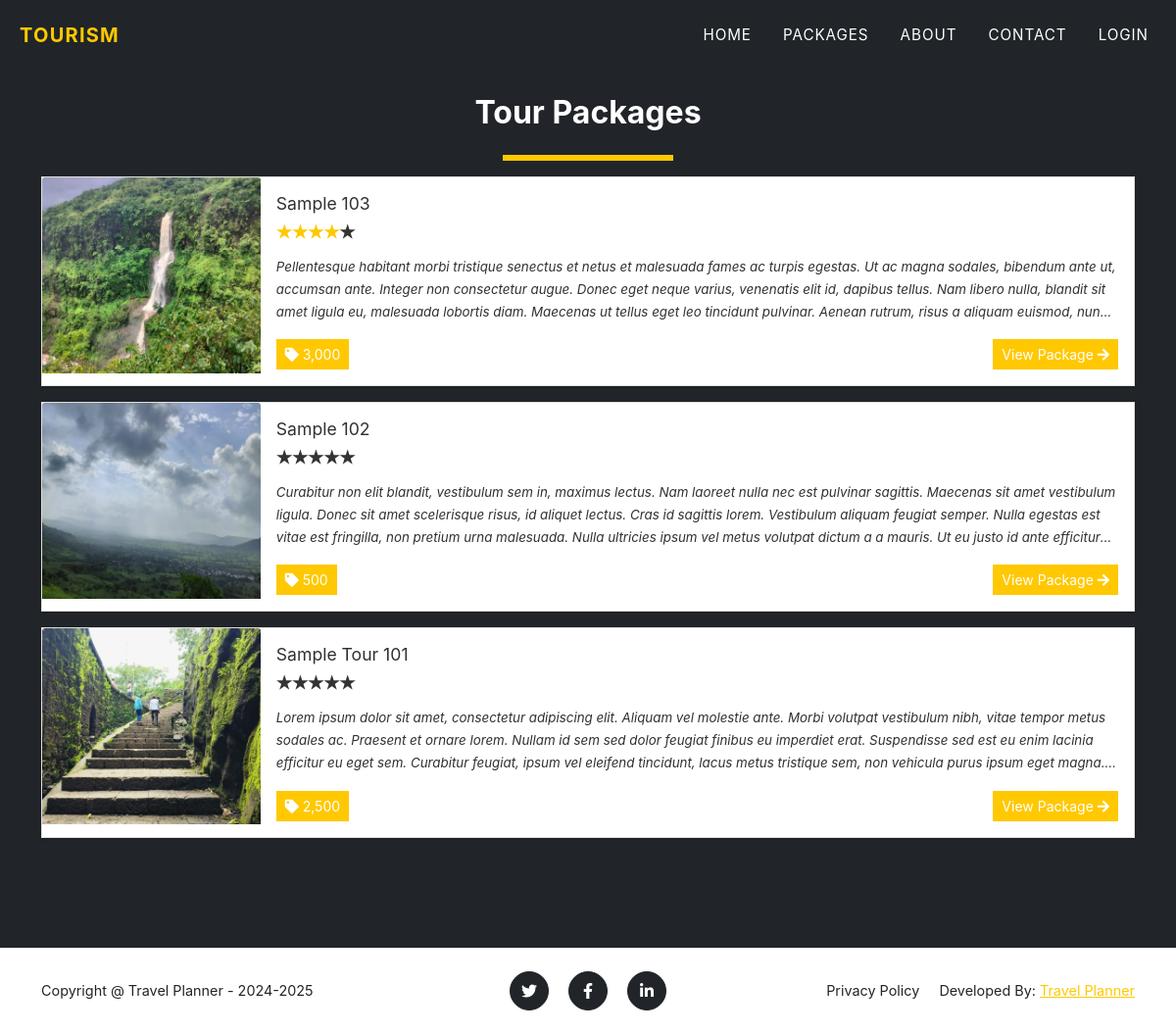
The page /?page=packages on the database as committed earlier.
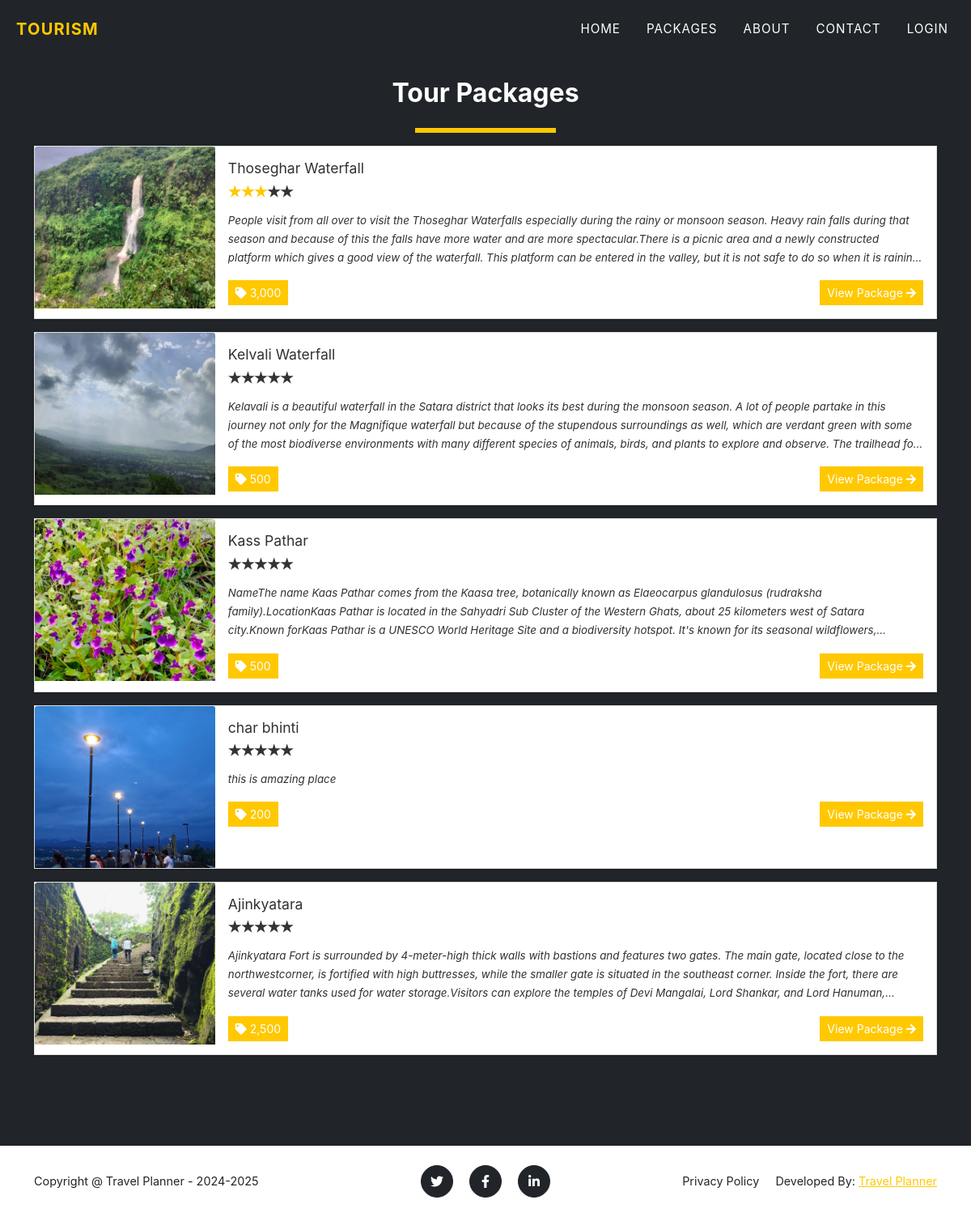
The same page on the database as committed later.
### tables this page shows
CREATE TABLE `packages` (
  `id` int(30) NOT NULL,
  `title` text DEFAULT NULL,
  `tour_location` text DEFAULT NULL,
  `cost` double NOT NULL,
  `description` text DEFAULT NULL,
  `upload_path` text DEFAULT NULL,
  `status` tinyint(4) NOT NULL DEFAULT 1 COMMENT '1 =active ,2 = Inactive',
  `date_created` datetime NOT NULL DEFAULT current_timestamp()
);

### config.php (called while the page is built, shortened)
<?php
function validate_image($file){
	if(!empty($file)){
		if(is_file(base_app.$file)){
			return base_url.$file;
		}else{
			return base_url.'dist/img/no-image-available.png';
		}
	}else{
		return base_url.'dist/img/no-image-available.png';
	}
}
?>

### packages.php (the view)
<section class="page-section bg-dark" id="home">
	<div class="container">
		<h2 class="text-center">Tour Packages</h2>
	<div class="d-flex w-100 justify-content-center">
		<hr class="border-warning" style="border:3px solid" width="15%">
	</div>
	<div class="w-100">
		<?php
		$packages = $conn->query("SELECT * FROM `packages` order by rand() ");
			while($row = $packages->fetch_assoc() ):
				$cover='';
				if(is_dir(base_app.'uploads/package_'.$row['id'])){
					$img = scandir(base_app.'uploads/package_'.$row['id']);
					$k = array_search('.',$img);
					if($k !== false)
						unset($img[$k]);
					$k = array_search('..',$img);
					if($k !== false)
						unset($img[$k]);
					$cover = isset($img[2]) ? 'uploads/package_'.$row['id'].'/'.$img[2] : "";
				}
				$row['description'] = strip_tags(stripslashes(html_entity_decode($row['description'])));
				$review = $conn->query("SELECT * FROM `rate_review` where package_id='{$row['id']}'");
				$review_count =$review->num_rows;
				$rate = 0;
				while($r= $review->fetch_assoc()){
					$rate += $r['rate'];
				}
				if($rate > 0 && $review_count > 0)
				$rate = number_format($rate/$review_count,0,"");
		?>
			<div class="card d-flex w-100 rounded-0 mb-3 package-item">
				<img class="card-img-top" src="<?php echo validate_image($cover) ?>" alt="<?php echo $row['title'] ?>" height="200rem" style="object-fit:cover">
				<div class="card-body">
				<h5 class="card-title truncate-1"><?php echo $row['title'] ?></h5>
				<div class=" w-100 d-flex justify-content-start">
				<form action="">
					<div class="stars stars-small">
							<input disabled class="star star-5" id="star-5" type="radio" name="star" <?php echo $rate == 5 ? "checked" : '' ?>/> <label class="star star-5" for="star-5"></label>
							<input disabled class="star star-4" id="star-4" type="radio" name="star" <?php echo $rate == 4 ? "checked" : '' ?>/> <label class="star star-4" for="star-4"></label>
							<input disabled class="star star-3" id="star-3" type="radio" name="star" <?php echo $rate == 3 ? "checked" : '' ?>/> <label class="star star-3" for="star-3"></label>
							<input disabled class="star star-2" id="star-2" type="radio" name="star" <?php echo $rate == 2 ? "checked" : '' ?>/> <label class="star star-2" for="star-2"></label>
							<input disabled class="star star-1" id="star-1" type="radio" name="star" <?php echo $rate == 1 ? "checked" : '' ?>/> <label class="star star-1" for="star-1"></label>
					</div>
				</form>
				</div>
				<p class="card-text truncate"><?php echo $row['description'] ?></p>
				<div class="w-100 d-flex justify-content-between">
					<span class="rounded-0 btn btn-flat btn-sm btn-primary"><i class="fa fa-tag"></i> <?php echo number_format($row['cost']) ?></span>
					<a href="./?page=view_package&id=<?php echo md5($row['id']) ?>" class="btn btn-sm btn-flat btn-warning">View Package <i class="fa fa-arrow-right"></i></a>
				</div>
				</div>
			</div>
		<?php endwhile; ?>
	</div>
	</div>
</section>

### index.php (shortened to what this page needs)
<!DOCTYPE html>
<html lang="en" class="" style="height: auto;">
<?php require_once('config.php'); ?>
 <?php require_once('inc/header.php') ?>
  <body class="hold-transition layout-top-nav" >
     <?php $page = isset($_GET['page']) ? $_GET['page'] : 'portal';  ?>
     <?php require_once('inc/topBarNav.php') ?>
     <?php
        if(!file_exists($page.".php") && !is_dir($page)){
            include '404.html';
        }else{
          if(is_dir($page))
            include $page.'/index.php';
          else
            include $page.'.php';
        }
      ?>
      <?php require_once('inc/footer.php') ?>
  </body>
</html>

### inc/header.php (shortened to what this page needs)
<head>
    <link rel="stylesheet" href="<?php echo base_url ?>plugins/fontawesome-free/css/all.min.css">
    <link rel="stylesheet" href="<?php echo base_url ?>plugins/tempusdominus-bootstrap-4/css/tempusdominus-bootstrap-4.min.css">
  <link rel="stylesheet" href="<?php echo base_url ?>plugins/datatables-bs4/css/dataTables.bootstrap4.min.css">
  <link rel="stylesheet" href="<?php echo base_url ?>plugins/datatables-responsive/css/responsive.bootstrap4.min.css">
  <link rel="stylesheet" href="<?php echo base_url ?>plugins/datatables-buttons/css/buttons.bootstrap4.min.css">
  <link rel="stylesheet" href="<?php echo base_url ?>plugins/select2/css/select2.min.css">
  <link rel="stylesheet" href="<?php echo base_url ?>plugins/select2-bootstrap4-theme/select2-bootstrap4.min.css">
    <link rel="stylesheet" href="<?php echo base_url ?>plugins/icheck-bootstrap/icheck-bootstrap.min.css">
    <link rel="stylesheet" href="<?php echo base_url ?>plugins/jqvmap/jqvmap.min.css">
    <link rel="stylesheet" href="<?php echo base_url ?>dist/css/adminlte.css">
    <link rel="stylesheet" href="<?php echo base_url ?>dist/css/custom.css">
    <link rel="stylesheet" href="<?php echo base_url ?>assets/css/styles.css">
    <link rel="stylesheet" href="<?php echo base_url ?>plugins/overlayScrollbars/css/OverlayScrollbars.min.css">
    <link rel="stylesheet" href="<?php echo base_url ?>plugins/daterangepicker/daterangepicker.css">
    <link rel="stylesheet" href="<?php echo base_url ?>plugins/summernote/summernote-bs4.min.css">
  <link rel="stylesheet" href="<?php echo base_url ?>plugins/sweetalert2-theme-bootstrap-4/bootstrap-4.min.css">
  </head>

### inc/topBarNav.php (shortened to what this page needs)
<nav class="navbar navbar-expand-lg navbar-dark fixed-top navbar-shrink" id="mainNav">
           <div class="container-fluid">
               <a class="navbar-brand" href="#page-top"><span class="text-waring">Tourism</span></a>
               <div class="collapse navbar-collapse" id="navbarResponsive">
                   <ul class="navbar-nav text-uppercase ms-auto py-4 py-lg-0">
                       <li class="nav-item"><a class="nav-link" href="<?php echo $page !='home' ? './':''  ?>">Home</a></li>
                       <li class="nav-item"><a class="nav-link" href="./?page=packages">Packages</a></li>
                       <li class="nav-item"><a class="nav-link" href="<?php echo $page !='home' ? './':''  ?>#about">About</a></li>
                       <li class="nav-item"><a class="nav-link" href="<?php echo $page !='home' ? './':''  ?>#contact">Contact</a></li>
                       <?php if(isset($_SESSION['userdata'])): ?>
                         <li class="nav-item"><a class="nav-link" href="./?page=my_account"><i class="fa fa-user"></i> Hi, <?php  echo $_settings->userdata('firstname') ?>!</a></li>
                         <li class="nav-item"><a class="nav-link" href="logout.php"><i class="fa fa-sign-out-alt"></i></a></li>
                       <?php else: ?>
                         <li class="nav-item"><a class="nav-link" href="javascript:void(0)" id="login_btn">Login</a></li>
                       <?php endif; ?>
                   </ul>
               </div>
           </div>
       </nav>

### inc/footer.php (shortened to what this page needs)
<footer class="footer py-4">
	<div class="container">
		<div class="row align-items-center">
			<div class="col-lg-4 text-lg-start">Copyright @ Travel Planner - 2024-2025</div>
			<div class="col-lg-4 my-3 my-lg-0">
				<a class="btn btn-dark btn-social mx-2" href="#!"><i class="fab fa-twitter"></i></a>
				<a class="btn btn-dark btn-social mx-2" href="#!"><i class="fab fa-facebook-f"></i></a>
				<a class="btn btn-dark btn-social mx-2" href="#!"><i class="fab fa-linkedin-in"></i></a>
			</div>
			<div class="col-lg-4 text-lg-end">
				<a class="link-dark text-decoration-none me-3" href="javascript:void(0)" id="p_use">Privacy Policy</a>
        <span>Developed By: <a href="mailto:moresrushti0307@gmail.com">Travel Planner</a></span>
			</div>
		</div>
	</div>
</footer>

Rows that differ between the two databases and show on the page:
changed packages: title "Sample 103" → "Thoseghar Waterfall"; description "Pellentesque habitant morbi tristique senectus et netus et malesuada fames ac turpis egestas. Ut ac magna sodales, bibendum ante ut, accumsan ante. Integer non consectetur augue. Donec eget neque varius, venenatis elit id, dapibus tellus. Nam libero nulla, blandit sit amet ligula eu, malesuada lobortis diam. Maecenas ut tellus eget leo tincidunt pulvinar. Aenean rutrum, risus a aliquam euismod,…" → "People visit from all over to visit the Thoseghar Waterfalls especially during the rainy or monsoon season. Heavy rain falls during that season and because of this the falls have more water and are more spectacular.There is a picnic area and a newly constructed platform which gives a good view of the waterfall. This platform can be entered in the valley, but it is not safe to do so when it is…"
changed packages: title "Sample 102" → "Kelvali Waterfall"; description "Curabitur non elit blandit, vestibulum sem in, maximus lectus. Nam laoreet nulla nec est pulvinar sagittis. Maecenas sit amet vestibulum ligula. Donec sit amet scelerisque risus, id aliquet lectus. Cras id sagittis lorem. Vestibulum aliquam feugiat semper. Nulla egestas est vitae est fringilla, non pretium urna malesuada. Nulla ultricies ipsum vel metus volutpat dictum a a mauris. Ut eu justo id ante…" → "Kelavali is a beautiful waterfall in the Satara district that looks its best during the monsoon season. A lot of people partake in this journey not only for the Magnifique waterfall but because of the stupendous surroundings as well, which are verdant green with some of the most biodiverse environments with many different species of animals, birds, and plants to explore and observe. The trailhead…"
added packages: shows a picture, title "Kass Pathar", description "NameThe name Kaas Pathar comes from the Kaasa tree, botanically known as Elaeocarpus glandulosus (rudraksha family).LocationKaas Pathar is located in the Sahyadri Sub Cluster of the Western Ghats, about 25 kilometers west of Satara city.Known forKaas Pathar is a UNESCO World Heritage Site and a biodiversity hotspot. It's known for its seasonal…", cost "500"
added packages: shows a picture, title "char bhinti", description "this is amazing place", cost "200"
changed packages: title "Sample Tour 101" → "Ajinkyatara"; description "Lorem ipsum dolor sit amet, consectetur adipiscing elit. Aliquam vel molestie ante. Morbi volutpat vestibulum nibh, vitae tempor metus sodales ac. Praesent et ornare lorem. Nullam id sem sed dolor feugiat finibus eu imperdiet erat. Suspendisse sed est eu enim lacinia efficitur eu eget sem. Curabitur feugiat, ipsum vel eleifend tincidunt, lacus metus tristique sem, non vehicula purus ipsum eget…" → "Ajinkyatara Fort is surrounded by 4-meter-high thick walls with bastions and features two gates. The main gate, located close to the northwestcorner, is fortified with high buttresses, while the smaller gate is situated in the southeast corner. Inside the fort, there are several water tanks used for water storage.Visitors can explore the temples of Devi Mangalai, Lord Shankar, and Lord…"
